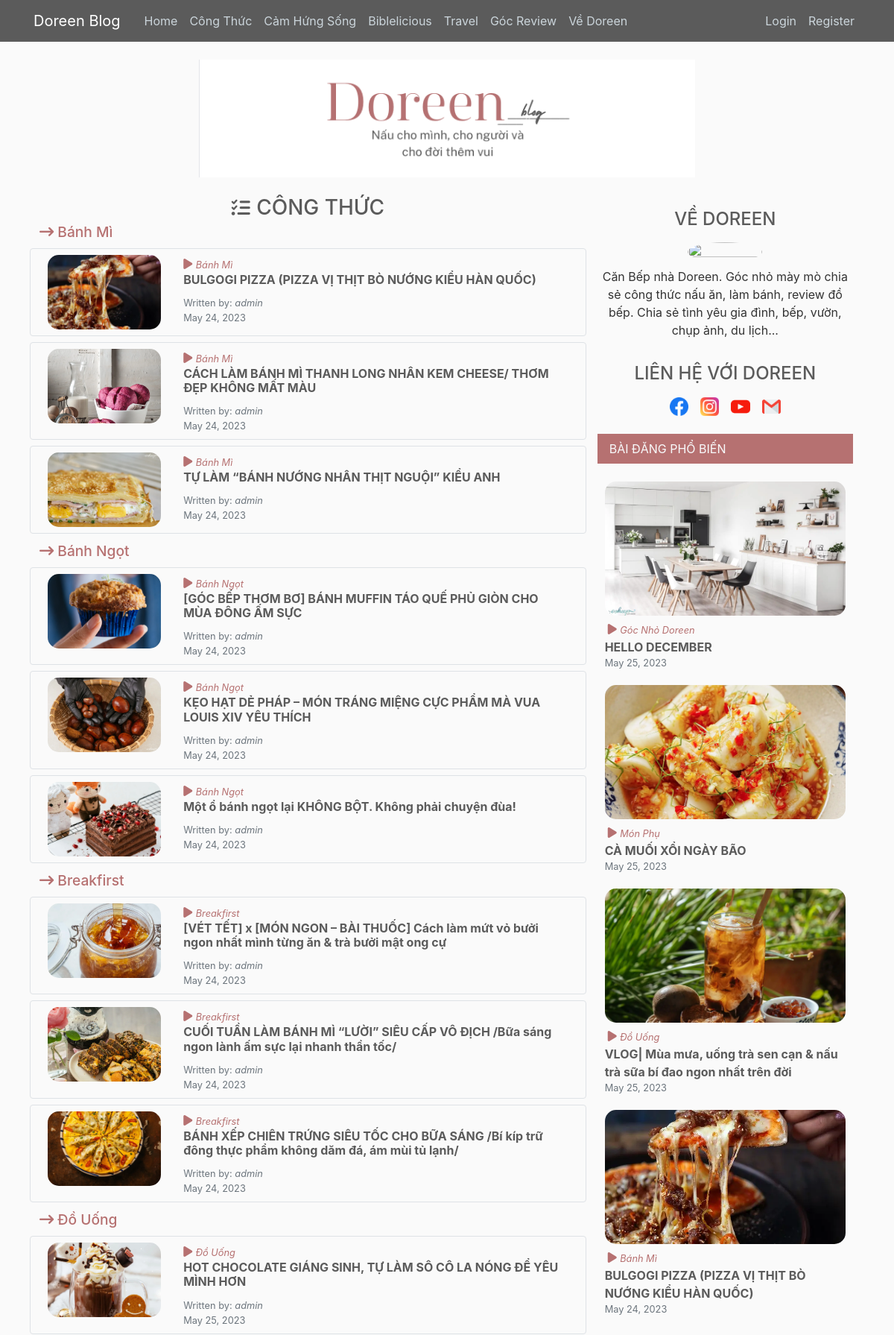
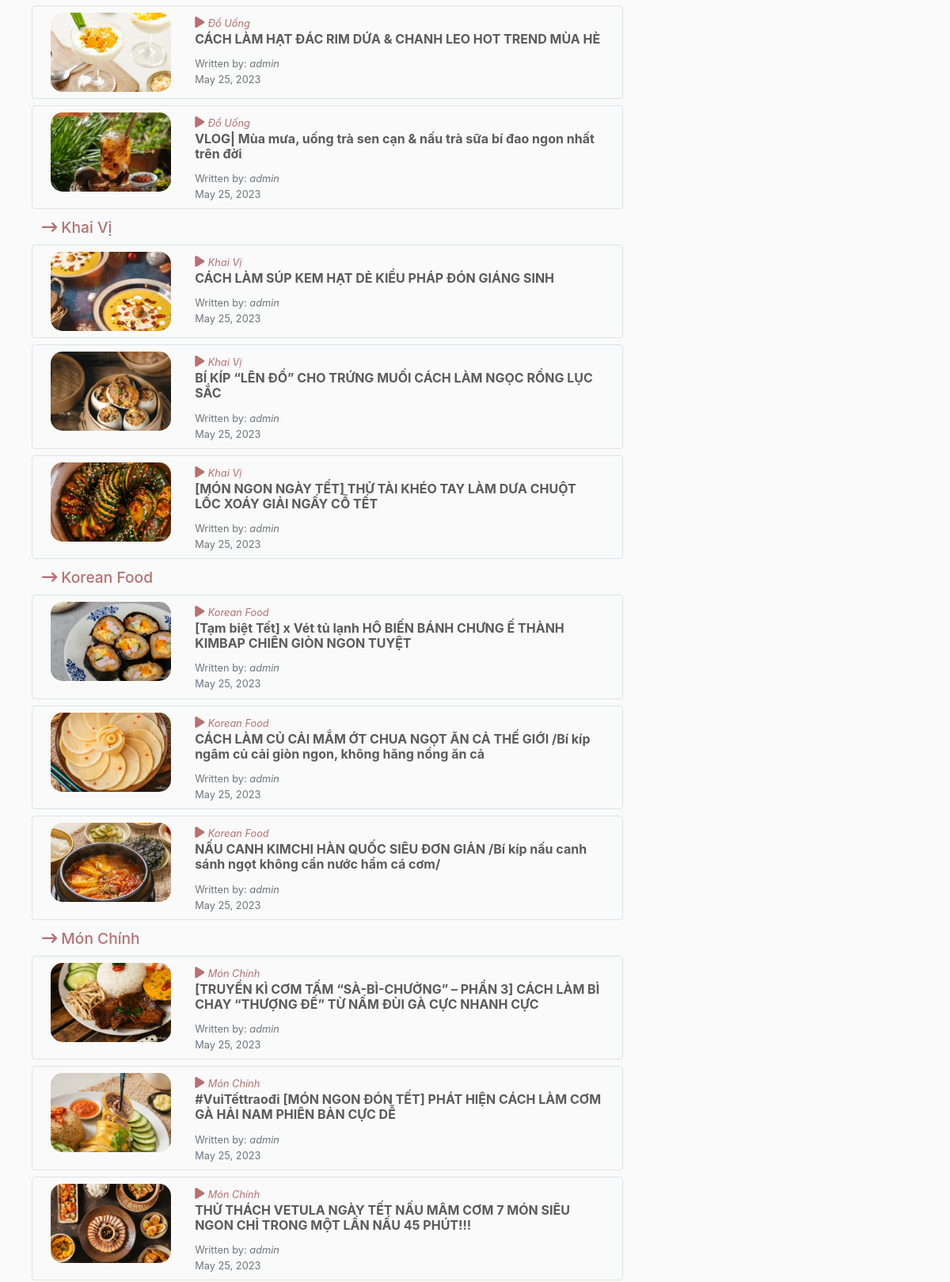
Screenshot of /category/3/ (upper part) with the database file from the repository (2 pictures, top to bottom).
### blog/models.py (models this page shows, shortened)
class Categories(models.Model):
    name = models.CharField(max_length=100)
    slug = models.SlugField(blank=True)

class SubCategories(models.Model):
    name = models.CharField(max_length=100)
    category = models.ForeignKey(Categories, on_delete=models.CASCADE)
    slug = models.SlugField(blank=True)

class Post(models.Model):
    title = models.CharField(max_length=100)
    content = models.TextField()
    date_posted = models.DateTimeField(default=timezone.now)
    author = models.ForeignKey(User, on_delete=models.CASCADE)
    sub_category = models.ForeignKey(
        SubCategories, on_delete=models.PROTECT, default='')
    image = models.ImageField(
        default='default.png', upload_to='post_pics')
    popular = models.BooleanField(default=False)
    favourite = models.ManyToManyField(
        User, related_name='favourite', blank=True, default=None)
    class Meta:
        ordering = ['-date_posted']

### blog/views.py (the view)
# urls.py: path('category/<int:id>/', blog_view.category_detail_page,
def category_detail_page(request, id):
    category_detail = Categories.objects.get(id=id)
    subcategories = SubCategories.objects.all().filter(category=category_detail.id)
    posts = Post.objects.all()
    context = {
        'category': category_detail,
        'subcategories': subcategories,
        'posts': posts,
    }
    return render(request, 'blog/category_page.html', context)

### blog/context_processors.py (called while the page is built)
def category_list(request):
    return {
        "categories": Categories.objects.all()
    }

### blog/template/blog/category_page.html
{%extends "blog/base.html"%}
{%block content%}
    <div class="category-wrap text-center">
      <i class="fa-solid fa-list-check"></i>
      <h3 class="d-inline-block text-uppercase mb-0 ml-1">{{category.name}} </h3>
    </div>
    {% for sub in subcategories %}
      <h4>
        <a class="ml-2 article-title text-primary d-inline-block" href="{%url 'subcategory-detail' sub.id%}">
          <i class="fa-solid fa-arrow-right-long"></i>
          {{ sub.name }}
        </a>
      </h4>
        {% for post in posts %}
            {%if post.sub_category.id == sub.id%}
            <article class="mb-2">
                <div class="p-2 border rounded article-item-content d-flex row">
                  <a href="{%url 'post-detail' post.id%}" class="article-item-img col-3">
                    <img src="{{ post.image.url }}">
                  </a>
                  <div class="col-9">
                    <div class="text-primary">
                      <i class="fa-solid fa-play"></i>
                      <small class="d-inline-block font-italic">{{ post.sub_category.name }}</small>
                    </div>
                    <h6><a class="article-item-name" href="{%url 'post-detail' post.id%}">{{ post.title }}</a></h6>
                    <small class="text-muted">Written by: <span class="font-italic">{{ post.author }}</span></small>
                    <small class="text-muted d-block">{{ post.date_posted|date:"F d, Y" }}</small>
                  </div>
                </div>
            </article>
            {%endif%}
        {%endfor%}
    {%endfor%}
{%endblock content%}

### blog/template/blog/base.html (shortened to what this page needs)
{% load static %}
<!DOCTYPE html>
<html lang="en">
<head>
    <link rel="stylesheet" href="https://cdn.jsdelivr.net/npm/bootstrap@4.0.0/dist/css/bootstrap.min.css">
    <link rel="stylesheet" href="https://cdnjs.cloudflare.com/ajax/libs/font-awesome/6.4.0/css/all.min.css">
    <link rel="stylesheet" type="text/css" href="{%static 'style/main.css'%}">
    <link rel="stylesheet" type="text/css" href="{%static 'style/popular.css'%}">
</head>
<body>
    <header class="site-header">
      <nav class="navbar navbar-expand-md navbar-dark bg-steel fixed-top">
        <div class="container">
          <a class="navbar-brand mr-4" href="{% url 'home' %}">Doreen Blog</a>
          <div class="collapse navbar-collapse" id="navbarToggle">
            <div class="navbar-nav mr-auto">
              <a class="nav-item nav-link" href="{% url 'home' %}">Home</a>
              {% for category in categories %}
                <a class="nav-item nav-link" href="{%url 'category-detail' category.id%}">{{category.name }}</a>
              {% endfor %}
              <a class="nav-item nav-link" href="{% url 'home' %}">Về Doreen</a>
            </div>
            <div class="navbar-nav">
              {%if user.is_authenticated%}
                <a class="nav-item nav-link" href="{% url 'profile' %}">Profile</a>
                <a class="nav-item nav-link" href="{% url 'logout' %}">Logout</a>
              {%else%}
                <a class="nav-item nav-link" href="{% url 'login' %}">Login</a>
                <a class="nav-item nav-link" href="{% url 'register' %}">Register</a>
              {%endif%}
            </div>
          </div>
        </div>
      </nav>
    </header>
    <main role="main" class="container">
      <div id="logo" class="d-flex">
        <img src="{% static 'assets/logo.png' %}" />
      </div>
      <div class="row mt-4">
        <div class="col-md-8">
          {% block content %}{% endblock content%}
        </div>
        <div class="col-md-4">
          <div class="content-section">
            <div class="author-section">
              <h4 class="text-center py-2">
                VỀ DOREEN
              <div class="author-img d-flex justify-content-center">
                <img src="https://i1.wp.com/www.esheepkitchen.com/wp-content/uploads/2023/05/345043807_204872492333910_4222077120061922807_n.jpeg?resize=585%2C585&ssl=1" alt="">
              </div>
              <p class="text-center mt-2">Căn Bếp nhà Doreen. Góc nhỏ mày mò chia sẻ công thức nấu ăn, làm bánh, review đồ bếp. Chia sẻ tình yêu gia đình, bếp, vườn, chụp ảnh, du lịch...</p>
            </div>
            <div class="contact-section my-4">
              <h4 class="text-center py-2">
                LIÊN HỆ VỚI DOREEN
              <div class="d-flex justify-content-center social-icon-list">
                <a class="px-2" href="">
                  <img src="{% static 'assets/facebook.png' %}" />
                </a>
                <a class="px-2" href="">
                  <img src="{% static 'assets/instagram.png' %}" />
                </a>
                <a class="px-2" href="">
                  <img src="{% static 'assets/youtube.png' %}" />
                </a>
                <a class="px-2" href="">
                  <img src="{% static 'assets/gmail.png' %}" />
                </a>
              </div>
            </div>
            {%if request.get_full_path == "/profile/"%}
              {%include "blog/favorite_section.html"%}
            {%elif request.get_full_path == "/login/"%}
            {%elif request.get_full_path == "/logout/"%}
            {%elif request.get_full_path == "/register/"%}
            {%else%}
              {%include "blog/popular_section.html"%}
            {%endif%}
          </div>
        </div>
      </div>
    </main>
</body>
</html>

### blog/template/blog/popular_section.html
{%if posts%}
    <div>
        <div class="bg-primary content-title py-2 px-3 mb-4">
            <p class="mb-0 text-light">BÀI ĐĂNG PHỔ BIẾN</p>
        </div>
        <div class="content-inner row popular_section">
            {% for post in posts %}
                {%if post.popular%}
                    <article class="col-12">
                        <a href="{%url 'post-detail' post.id%}" class="article-item-img">
                            <img src="{{ post.image.url }}">
                        </a>
                        <div class="article-item-content">
                            <div class="ml-1 text-primary">
                                <i class="fa-solid fa-play"></i>
                                <small class="d-inline-block font-italic">{{ post.sub_category.name }}</small>
                            </div>
                            <a href="{%url 'post-detail' post.id%}" class="article-item-name">{{ post.title }}</a>
                            <small class="text-muted d-block">{{ post.date_posted|date:"F d, Y" }}</small>
                        </div>
                    </article>
                {%endif%}
            {%endfor%}
        </div>
    </div>
{%endif%}

### blog/static/style/main.css (style rules this page uses)
body { background: #fafafa; color: #333333; margin-top: 5rem; }
h1, h2, h3, h4, h5, h6 { color: #5B5B5B; }
img { width: 100%; object-fit: cover; }
.bg-steel { background-color: #5B5B5B; }
.site-header .navbar-nav .nav-link { color: #cbd5db; }
.content-section { padding: 10px; border-radius: 3px; margin-bottom: 20px; }
.article-title { font-size: 1.2rem; }
.bg-primary { background-color: #B67171 !important; }
.text-primary { color: #B67171 !important; }
.row { margin-right: -5px; margin-left: -5px; }
.col-4, .col-6, .col-md-8, .col-md-4 { padding-right: 5px; padding-left: 5px; }
#logo img { width: 60%; margin: 0 auto; }
.author-img img { width: 100px; height: 100%; object-fit: cover; border-radius: 50%; }
.popular_section .article-item-img img { height: 180px; }
.article-item-content { padding-top: 6px; }
.article-item-name { color: #5B5B5B; font-weight: 700; }
article { margin-bottom: 20px; width: 100%; }
.social-icon-list { width: 48%; margin: 0 auto; }
.article-item-img img { width: 100%; border-radius: 15px; height: 100px; object-fit: cover; transition: transform .5s; }
.category-wrap i { font-size: 25px; color: #5B5B5B; }

### rows the page displays
Categories: name "Công Thức", name "CÔNG THỨC"
Categories: name "Cảm Hứng Sống"
Categories: name "Biblelicious"
Categories: name "Travel"
Categories: name "Góc Review"
SubCategories: name "Bánh Mì"
Post: image (picture), sub_category.name "Bánh Mì", title "BULGOGI PIZZA (PIZZA VỊ THỊT BÒ NƯỚNG KIỂU HÀN QUỐC)", author "admin", date_posted "May 24, 2023"
Post: image (picture), sub_category.name "Bánh Mì", title "CÁCH LÀM BÁNH MÌ THANH LONG NHÂN KEM CHEESE/ THƠM ĐẸP KHÔNG MẤT MÀU", author "admin", date_posted "May 24, 2023"
Post: image (picture), sub_category.name "Bánh Mì", title "TỰ LÀM “BÁNH NƯỚNG NHÂN THỊT NGUỘI” KIỂU ANH", author "admin", date_posted "May 24, 2023"
SubCategories: name "Bánh Ngọt"
Post: image (picture), sub_category.name "Bánh Ngọt", title "[GÓC BẾP THƠM BƠ] BÁNH MUFFIN TÁO QUẾ PHỦ GIÒN CHO MÙA ĐÔNG ẤM SỰC", author "admin", date_posted "May 24, 2023"
Post: image (picture), sub_category.name "Bánh Ngọt", title "KẸO HẠT DẺ PHÁP – MÓN TRÁNG MIỆNG CỰC PHẨM MÀ VUA LOUIS XIV YÊU THÍCH", author "admin", date_posted "May 24, 2023"
Post: image (picture), sub_category.name "Bánh Ngọt", title "Một ổ bánh ngọt lại KHÔNG BỘT. Không phải chuyện đùa!", author "admin", date_posted "May 24, 2023"
SubCategories: name "Breakfirst"
Post: image (picture), sub_category.name "Breakfirst", title "[VÉT TẾT] x [MÓN NGON – BÀI THUỐC] Cách làm mứt vỏ bưởi ngon nhất mình từng ăn & trà bưởi mật ong cự", author "admin", date_posted "May 24, 2023"
Post: image (picture), sub_category.name "Breakfirst", title "CUỐI TUẦN LÀM BÁNH MÌ “LƯỜI” SIÊU CẤP VÔ ĐỊCH /Bữa sáng ngon lành ấm sực lại nhanh thần tốc/", author "admin", date_posted "May 24, 2023"
Post: image (picture), sub_category.name "Breakfirst", title "BÁNH XẾP CHIÊN TRỨNG SIÊU TỐC CHO BỮA SÁNG /Bí kíp trữ đông thực phẩm không dăm đá, ám mùi tủ lạnh/", author "admin", date_posted "May 24, 2023"
SubCategories: name "Đồ Uống"
Post: image (picture), sub_category.name "Đồ Uống", title "HOT CHOCOLATE GIÁNG SINH, TỰ LÀM SÔ CÔ LA NÓNG ĐỂ YÊU MÌNH HƠN", author "admin", date_posted "May 25, 2023"
Post: image (picture), sub_category.name "Đồ Uống", title "CÁCH LÀM HẠT ĐÁC RIM DỨA & CHANH LEO HOT TREND MÙA HÈ", author "admin", date_posted "May 25, 2023"
Post: image (picture), sub_category.name "Đồ Uống", title "VLOG| Mùa mưa, uống trà sen cạn & nấu trà sữa bí đao ngon nhất trên đời", author "admin", date_posted "May 25, 2023"
SubCategories: name "Khai Vị"
Post: image (picture), sub_category.name "Khai Vị", title "CÁCH LÀM SÚP KEM HẠT DẺ KIỂU PHÁP ĐÓN GIÁNG SINH", author "admin", date_posted "May 25, 2023"
Post: image (picture), sub_category.name "Khai Vị", title "BÍ KÍP “LÊN ĐỒ” CHO TRỨNG MUỐI CÁCH LÀM NGỌC RỒNG LỤC SẮC", author "admin", date_posted "May 25, 2023"
Post: image (picture), sub_category.name "Khai Vị", title "[MÓN NGON NGÀY TẾT] THỬ TÀI KHÉO TAY LÀM DƯA CHUỘT LỐC XOÁY GIẢI NGẤY CỖ TẾT", author "admin", date_posted "May 25, 2023"
SubCategories: name "Korean Food"
Post: image (picture), sub_category.name "Korean Food", title "[Tạm biệt Tết] x Vét tủ lạnh HÔ BIẾN BÁNH CHƯNG Ế THÀNH KIMBAP CHIÊN GIÒN NGON TUYỆT", author "admin", date_posted "May 25, 2023"
Post: image (picture), sub_category.name "Korean Food", title "CÁCH LÀM CỦ CẢI MẮM ỚT CHUA NGỌT ĂN CẢ THẾ GIỚI /Bí kíp ngâm củ cải giòn ngon, không hăng nồng ăn cả", author "admin", date_posted "May 25, 2023"
Post: image (picture), sub_category.name "Korean Food", title "NẤU CANH KIMCHI HÀN QUỐC SIÊU ĐƠN GIẢN /Bí kíp nấu canh sánh ngọt không cần nước hầm cá cơm/", author "admin", date_posted "May 25, 2023"
SubCategories: name "Món Chính"
Post: image (picture), sub_category.name "Món Chính", title "[TRUYỀN KÌ CƠM TẤM “SÀ-BÌ-CHƯỞNG” – PHẦN 3] CÁCH LÀM BÌ CHAY “THƯỢNG ĐẾ” TỪ NẤM ĐÙI GÀ CỰC NHANH CỰC", author "admin", date_posted "May 25, 2023"
Post: image (picture), sub_category.name "Món Chính", title "#VuiTếttraođi [MÓN NGON ĐÓN TẾT] PHÁT HIỆN CÁCH LÀM CƠM GÀ HẢI NAM PHIÊN BẢN CỰC DỄ", author "admin", date_posted "May 25, 2023"
Post: image (picture), sub_category.name "Món Chính", title "THỬ THÁCH VETULA NGÀY TẾT NẤU MÂM CƠM 7 MÓN SIÊU NGON CHỈ TRONG MỘT LẦN NẤU 45 PHÚT!!!", author "admin", date_posted "May 25, 2023"
Post: image (picture), sub_category.name "Góc Nhỏ Doreen", title "HELLO DECEMBER", date_posted "May 25, 2023"
Post: image (picture), sub_category.name "Món Phụ", title "CÀ MUỐI XỔI NGÀY BÃO", date_posted "May 25, 2023"
